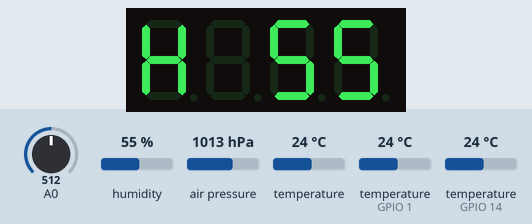
Simulated run of this sketch. Board: ESP8266 (NodeMCU). Shown: 4-digit seven-segment display. The test bench sets the inputs (shaded band); at power-on: air pressure 1013 hPa, temperature (sensors on GPIO 14, GPIO 1) 24 °C, humidity 55 %, A0 = 512, temperature 24 °C. WiFi joins after 1.5 s; servers stay silent unless stated; what the sketch prints to the serial monitor is not drawn.

Above: at 2.8 s.
2.9 s: air pressure set to 952 hPa
At 7.5 s:
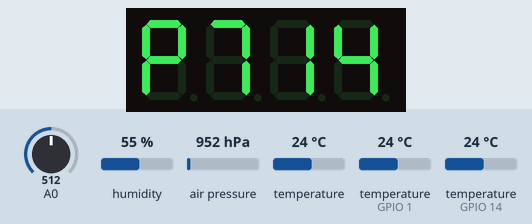
13.9 s: temperature (sensor on GPIO 14) set to 12 °C
At 18.8 s:
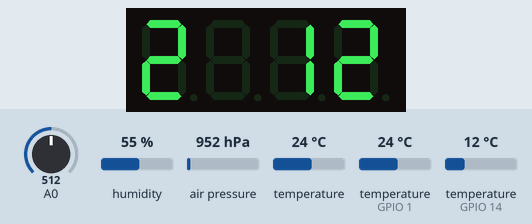
24.7 s: humidity set to 22 %
At 29.8 s:
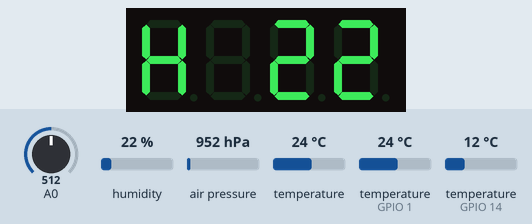
35.2 s: temperature (sensor on GPIO 1) set to 12 °C
At 39.4 s:
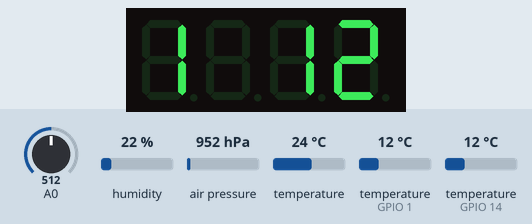
45.8 s: humidity set to 40 %
At 56.2 s:
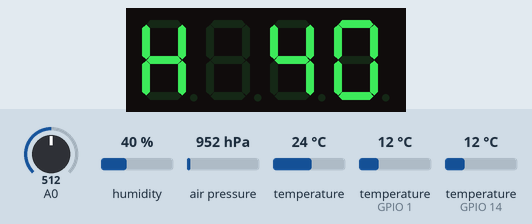
56.5 s: air pressure set to 975 hPa
At 61.7 s:
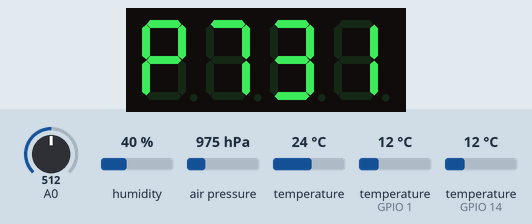
Timing chart, 0 to 63.2 s (numbered marks = the images above; inputs shaded):
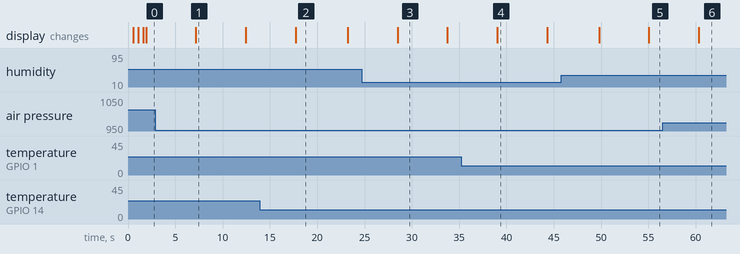

Measured:
- what the display in image 1 shows lasts 5.3 s, from 7.2 s to 12.5 s
- what the display in image 2 shows lasts 5.5 s, from 17.7 s to 23.2 s

The sketch:

meteo.ino
```cpp
#include <ESP8266WiFi.h>
#include <Wire.h>
#include <Adafruit_BMP085.h>
#include <DHT.h>
#include <OneWire.h>
#include <DallasTemperature.h>
#include <TM1637Display.h>

Adafruit_BMP085 bmp;
#define DHTPIN 1  //GPIO1 (Tx)
#define DHTTYPE  DHT11
#define ONE_WIRE_BUS 14 // GPIO14 кастомно запаяный на пин (слева низу)

#define DELAY 5000  //Интервал срабатывания в мс

const char* ssids[] = {
  "Galaxy A20s0141",
  "Keenetic-3266",
  "xneek-oneplus"
};

const char* passwords[] = {
  "wndp3042",
  "Qkfr2Ct6",
  "9374490163"
};

const int ssidsCount = sizeof(ssids) / sizeof(char*);

const char* host = "fednik.ru";
const int httpPort = 80;

DHT dht(DHTPIN, DHTTYPE, 15);
OneWire oneWire(ONE_WIRE_BUS);
DallasTemperature sensors(&oneWire);
TM1637Display display(2,0);


int currentSsidIndex = 0;

void setup() {
  pinMode (1, FUNCTION_3);
  pinMode (3, FUNCTION_3);
  Serial.begin(9600);

  // Устанавливаем яркость от 0 до 7
  display.setBrightness(2);
  display.clear();

  Wire.pins(2, 0);
  Wire.begin(2, 0);

  dht.begin(); // Влажность и температура
  bmp.begin(); // Давление и температура
  sensors.begin();// Термометры ds18b20

  sensors.setResolution(10);

  while (currentSsidIndex < ssidsCount) {
    delay(10);
    int connectionTry = 20;
    WiFi.begin(ssids[currentSsidIndex], passwords[currentSsidIndex]);
    while (WiFi.status() != WL_CONNECTED && connectionTry > 0)
    {
      delay(500);
      Serial.print(".");
      connectionTry = connectionTry - 1;
      display.showNumberDec(((currentSsidIndex + 1) * 100) + connectionTry);
    }

    currentSsidIndex++;
  }
}


int di = 1;
const int staticDevicesCount = 3;

void loop() {
  int deviceCount = sensors.getDeviceCount();
  sensors.requestTemperatures();
  float humidity = dht.readHumidity();
  float temperature = dht.readTemperature();

  if(di == 1) {
    const uint8_t seg[] = { SEG_E | SEG_F | SEG_G | SEG_B | SEG_C, 0x00, 0x00, 0x00};
    display.clear();
    display.setSegments(seg);
    display.showNumberDec(round(humidity), false, 3, 1);
  }
  if(di == 2) {
    const uint8_t seg[] = {SEG_A | SEG_E | SEG_F | SEG_G | SEG_B, 0x00, 0x00, 0x00};
    display.clear();
    display.setSegments(seg);
    display.showNumberDec(round((bmp.readPressure()/100) * 0.75), false, 3, 1);
  }
  if(di == 3) {
    const uint8_t seg[] = { display.encodeDigit(1), 0x00, 0x00, 0x00 };
    display.clear();
    display.setSegments(seg);
    display.showNumberDec(round(temperature), false, 3, 1);
  }

  if(di > staticDevicesCount && di <= staticDevicesCount + deviceCount) {
    const uint8_t seg[] = { display.encodeDigit(di - (staticDevicesCount - 1)), 0x00, 0x00, 0x00 };
    display.clear();
    display.setSegments(seg);
    display.showNumberDec(round(sensors.getTempCByIndex( di - (staticDevicesCount + 1) )), false, 3, 1);
  }

  if (di >= staticDevicesCount + deviceCount + 1) {
    String url = "/weather/add.php";

    url += "?humidity1=";
    url += String(humidity);
    url += "&humidity2=";
    url += "0";
    url += "&pressure=";
    url += bmp.readPressure();
    url += "&lighting=";
    url += analogRead(6);
    url += "&id_src=";
    url += "1";
    url += "&mac_address=";
    url += WiFi.macAddress();
    url += "&temp1=";
    url += String(temperature);
    url += "&temp2=";
    url += String(bmp.readTemperature());

    for (int i = 0;  i < deviceCount;  i++) {
      float tempC = sensors.getTempCByIndex(i);
      url += "&temp" + String(3 + i) + "=";
      url += String(tempC);
    }

    WiFiClient client;
    if (client.connect(host, httpPort)) {

      client.print(String("GET ") + url + " HTTP/1.1\r\n" +
                "Host: " + host + "\r\n" +
                "Connection: close\r\n\r\n");

      const uint8_t SEG_DONE[] = {
        SEG_B | SEG_C | SEG_D | SEG_E | SEG_G,           // d
        SEG_A | SEG_B | SEG_C | SEG_D | SEG_E | SEG_F,   // O
        SEG_C | SEG_E | SEG_G,                           // n
        SEG_A | SEG_D | SEG_E | SEG_F | SEG_G            // E
      };

      display.clear();
      display.setSegments(SEG_DONE);

    } else {
      const uint8_t seg[] = { SEG_A | SEG_G | SEG_D | SEG_E | SEG_F, SEG_E | SEG_G,  SEG_E | SEG_G, 0x00 }; // Err
      display.clear();
      display.setSegments(seg);
    }

    di = 0;

  }

  di++;
  delay(DELAY);
}
```
